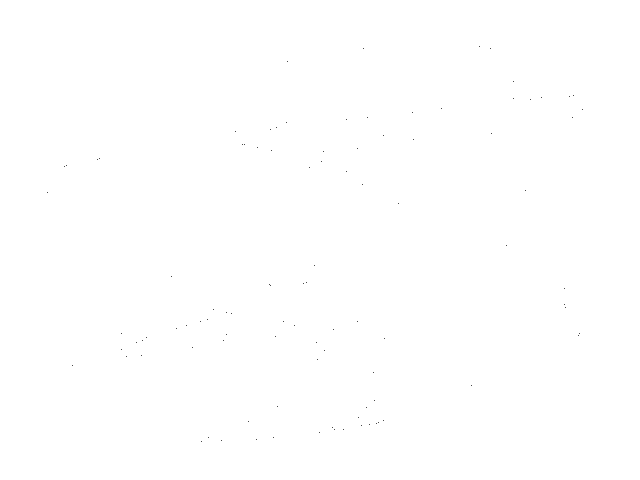
Frame 1 (no input)
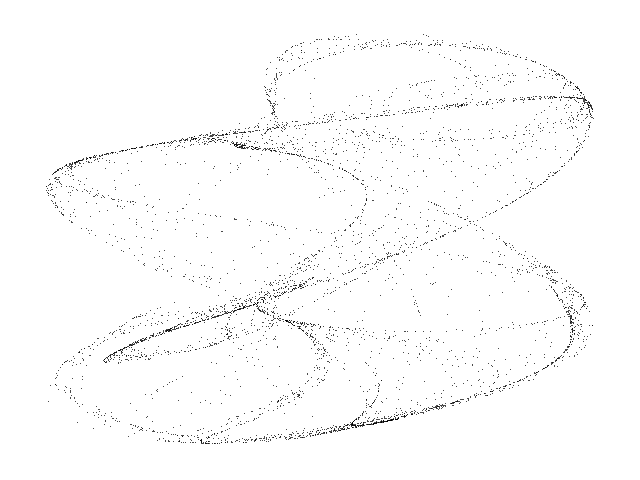
Frame 60 (the mouse pressed at the canvas centre just before this capture)
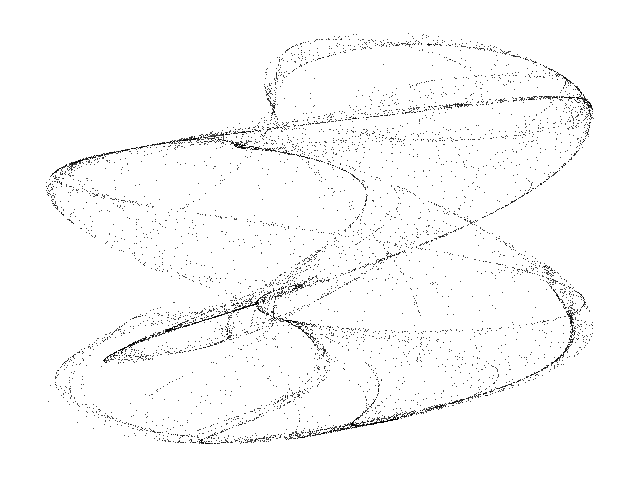
Frame 120 (the mouse held since frame 60 and released just before this capture)

The Processing sketch that drew these frames (run headless with seeded random() and noise(); from frame 60 on, the mouse is pressed at the canvas centre):

// Processing sketch: Jason_Rampe_C
// ── Jason_Rampe_C.pde
// Jason-rampe C chaotic map //

  float x = 0.1;
  float y = 0.1;
  float a = 1.2418;
  float b = -2.4174;
  float c = -0.7112;
  float d = -1.9802;


void setup() {
  
  size(640,480);
  background(255);
  
}


void draw() {
  
  for (int i=0; i<100; i++) {
    
    float nx = x;
    float ny = y;
    
    x = sin(ny * b) + c * cos(nx * b);
    y = cos(nx * a) + d * sin(ny * a);
    
    point(320 + (160 * x), 220 + (75 * y));
        
  }

}
